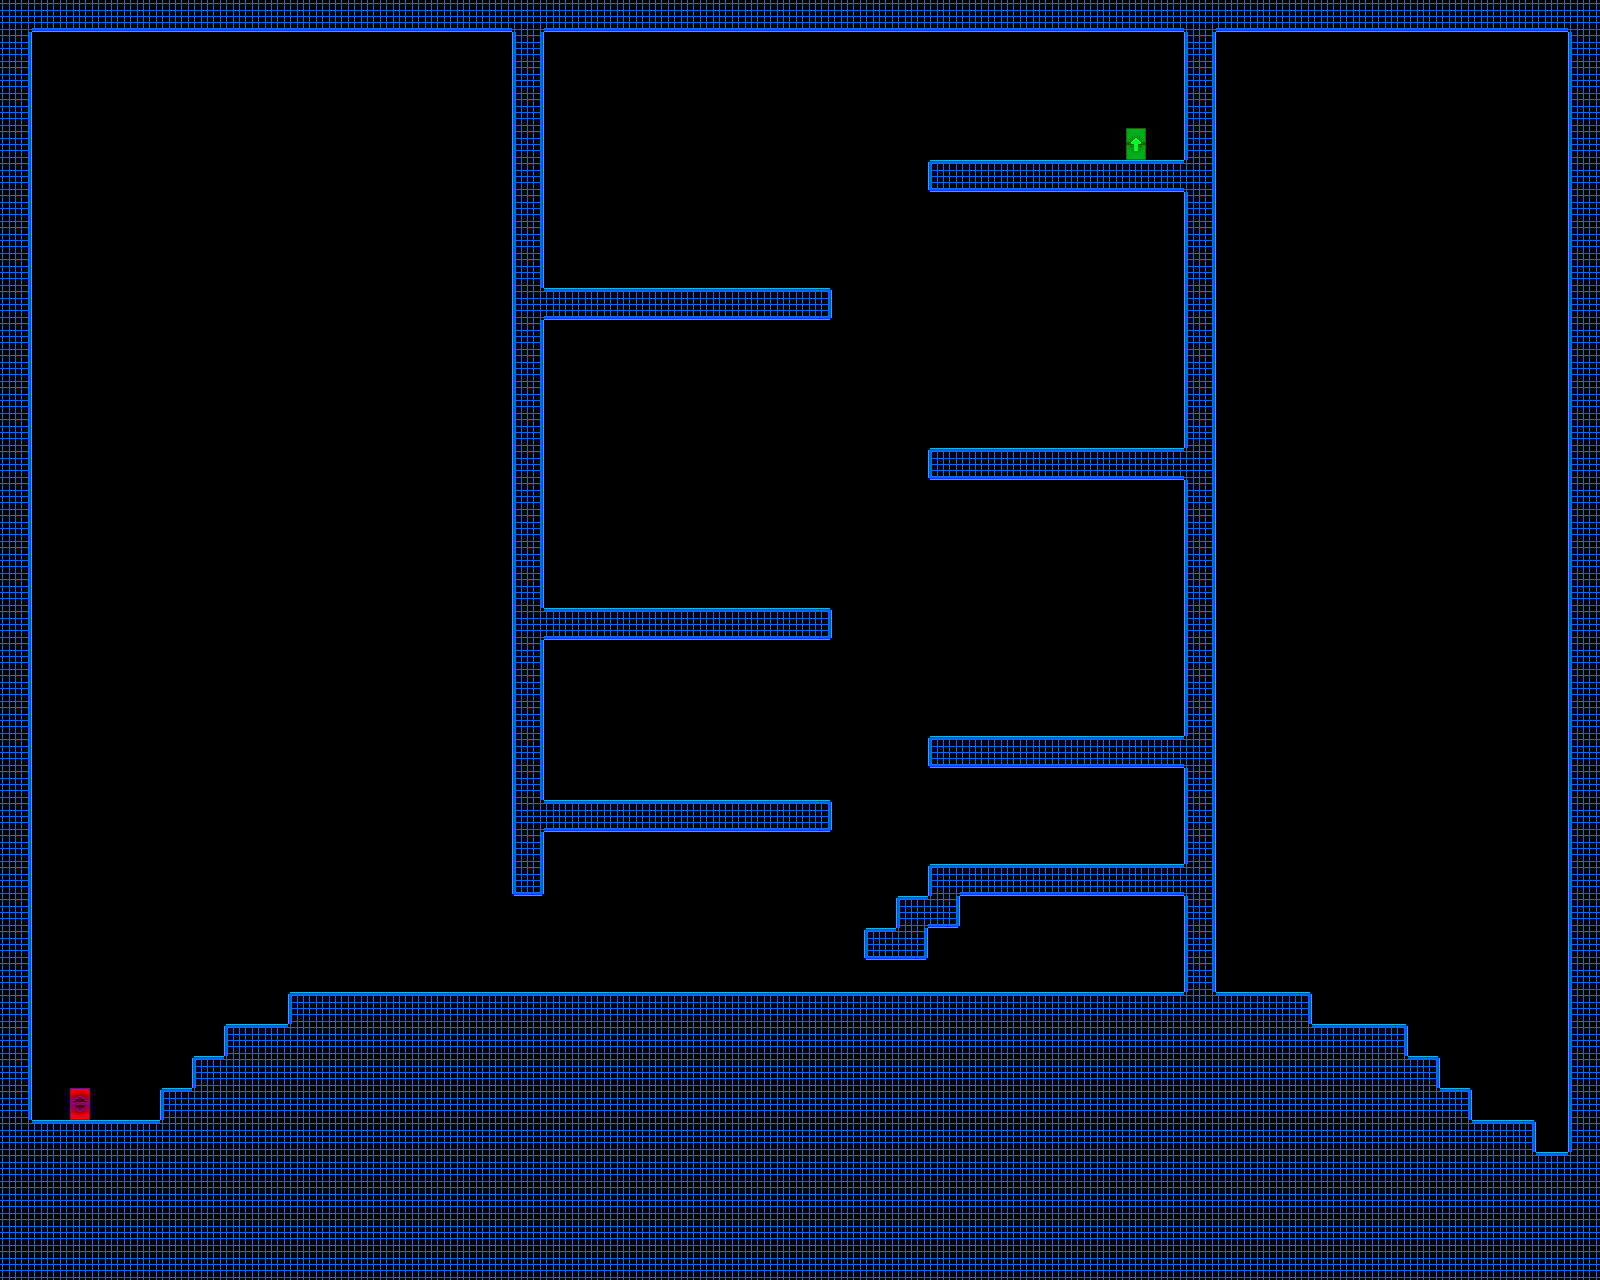

Tiled map render using the project's own tile images. Description and the map definition, with tile-layer contents summarised, below:
An orthogonal 50x40 tile map with 32x32 px tiles, 1 tile layer (Livello tile 1) and 20 objects.

<map version="1.0" orientation="orthogonal" renderorder="right-down" width="50" height="40" tilewidth="32" tileheight="32" nextobjectid="23">
 <tileset firstgid="1" name="TestTile" tilewidth="32" tileheight="32" tilecount="99">
  <image source="resources/tiles/TestTile.png" width="352" height="288" />
 </tileset>
 <layer name="Livello tile 1" width="50" height="40">
  <data>[2000 cells, 638 non-empty, 15 distinct tile ids]</data>
 </layer>
 <objectgroup name="Triggers" visible="0">
  <object id="3" x="32" y="1120" width="128" height="32">
   <properties>
    <property name="blocker" value="t" />
   </properties>
  </object>
  <object id="4" x="160" y="1088" width="32" height="32">
   <properties>
    <property name="blocker" value="tl" />
   </properties>
  </object>
  <object id="5" x="192" y="1056" width="32" height="32">
   <properties>
    <property name="blocker" value="tl" />
   </properties>
  </object>
  <object id="6" x="224" y="1024" width="64" height="32">
   <properties>
    <property name="blocker" value="tl" />
   </properties>
  </object>
  <object id="7" x="288" y="992" width="896" height="32">
   <properties>
    <property name="blocker" value="tl" />
   </properties>
  </object>
  <object id="8" x="512" y="32" width="32" height="864">
   <properties>
    <property name="blocker" value="blr" />
   </properties>
  </object>
  <object id="9" x="1184" y="32" width="32" height="960">
   <properties>
    <property name="blocker" value="l" />
   </properties>
  </object>
  <object id="10" x="928" y="864" width="256" height="32">
   <properties>
    <property name="blocker" value="tlb" />
   </properties>
  </object>
  <object id="11" x="896" y="896" width="64" height="32">
   <properties>
    <property name="blocker" value="brlt" />
   </properties>
  </object>
  <object id="12" x="864" y="928" width="64" height="32">
   <properties>
    <property name="blocker" value="brlt" />
   </properties>
  </object>
  <object id="13" x="928" y="736" width="256" height="32">
   <properties>
    <property name="blocker" value="tlb" />
   </properties>
  </object>
  <object id="14" x="928" y="448" width="256" height="32">
   <properties>
    <property name="blocker" value="tlb" />
   </properties>
  </object>
  <object id="15" x="928" y="160" width="256" height="32">
   <properties>
    <property name="blocker" value="tlb" />
   </properties>
  </object>
  <object id="16" x="544" y="800" width="288" height="32">
   <properties>
    <property name="blocker" value="tbr" />
   </properties>
  </object>
  <object id="17" x="544" y="608" width="288" height="32">
   <properties>
    <property name="blocker" value="tbr" />
   </properties>
  </object>
  <object id="18" x="544" y="288" width="288" height="32">
   <properties>
    <property name="blocker" value="tbr" />
   </properties>
  </object>
  <object id="19" x="64" y="1088" width="32" height="32">
   <properties>
    <property name="playerEntrance" value="" />
   </properties>
  </object>
  <object id="20" x="1120" y="128" width="32" height="32">
   <properties>
    <property name="playerExit" value="" />
   </properties>
  </object>
  <object id="21" x="1088" y="704" width="32" height="32">
   <properties>
    <property name="ToggleGlitch" value="highjump" />
   </properties>
  </object>
  <object id="22" x="512" y="0" width="704" height="32">
   <properties>
    <property name="blocker" value="b" />
   </properties>
  </object>
 </objectgroup>
</map>
